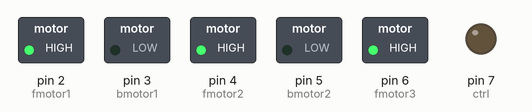
Recording of a sketch running on a simulated Arduino Uno, built with avr-gcc and run on an emulated ATmega328P. Shown: switched loads named in the sketch (green lamp = pin HIGH), output pins drawn as LEDs (lit = HIGH).

Above: at 0.1 s.
Timing chart, 0 to 1.6 s (numbered marks = the images above):
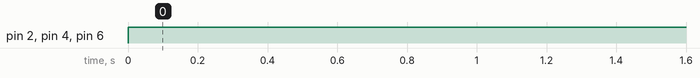

The sketch:

blimp_funZone.ino
```cpp
#define MAX_POWER 255
#define MIN_POWER 0
#define WAIT_DELAY 3500
#define TOLERANCE 10
#define lol true

int ar = 1; // analog
int ctrl = 7; // analog

int fmotor1 = 2; // digital->analog
int bmotor1 = 3; // digital->analog
int fmotor2 = 4; // digital->analog
int bmotor2 = 5; // digital->analog
int fmotor3 = 6; // digital->analog
int bmotor3 = 7; // digital->analog

int range = 20;

// prepare serial for debug writing
void setup() {
  Serial.begin(9600);
}

// basic loop that pings the distance sensor, averages two measurements
// (as per data sheet), and checks the final result to see if the difference
// is within a certain tolerance range, then powers the motor accordingly
// for the WAIT_DELAY ms, then does it again.
void loop() {
  if (lol) {
    engage(lol);
  }

  else {
    Serial.println("getting measurement data");
    analogWrite(ctrl, MAX_POWER);

    delay(20); // 16.5ms ± 3.7ms
    int sensorValue = analogRead(ar); // first measurement

    delay(20);
    int sensorValue2 = analogRead(ar); // second measurement

    int avg = (sensorValue + sensorValue2) / 2; // average measurement
    Serial.println(avg, DEC);

    int delayAmount = WAIT_DELAY;
    if (range > (avg + TOLERANCE) || range < (avg - TOLERANCE)) {
      range = avg;
    }

    // forwards
    if (avg < range) {
      Serial.println("moving forwards");
       engage(true);
    }

    // backwards
    else {
      Serial.println("moving backwards");
      engage(false);
    }

    delay(delayAmount);
  }
}

void engage (boolean forward) {
  int on_power = MAX_POWER, off_power = 0;
  if (!forward) {
    on_power = 0;
    off_power = MAX_POWER;
  }

  analogWrite(fmotor1, on_power);
  analogWrite(bmotor1, off_power);

  analogWrite(fmotor2, on_power);
  analogWrite(bmotor2, off_power);

  analogWrite(fmotor3, on_power);
  analogWrite(bmotor3, off_power);
}
```

Measured:
- by itself, pin 2 (fmotor1), pin 4 (fmotor2), pin 6 (fmotor3): LOW → HIGH at 0.00 s
